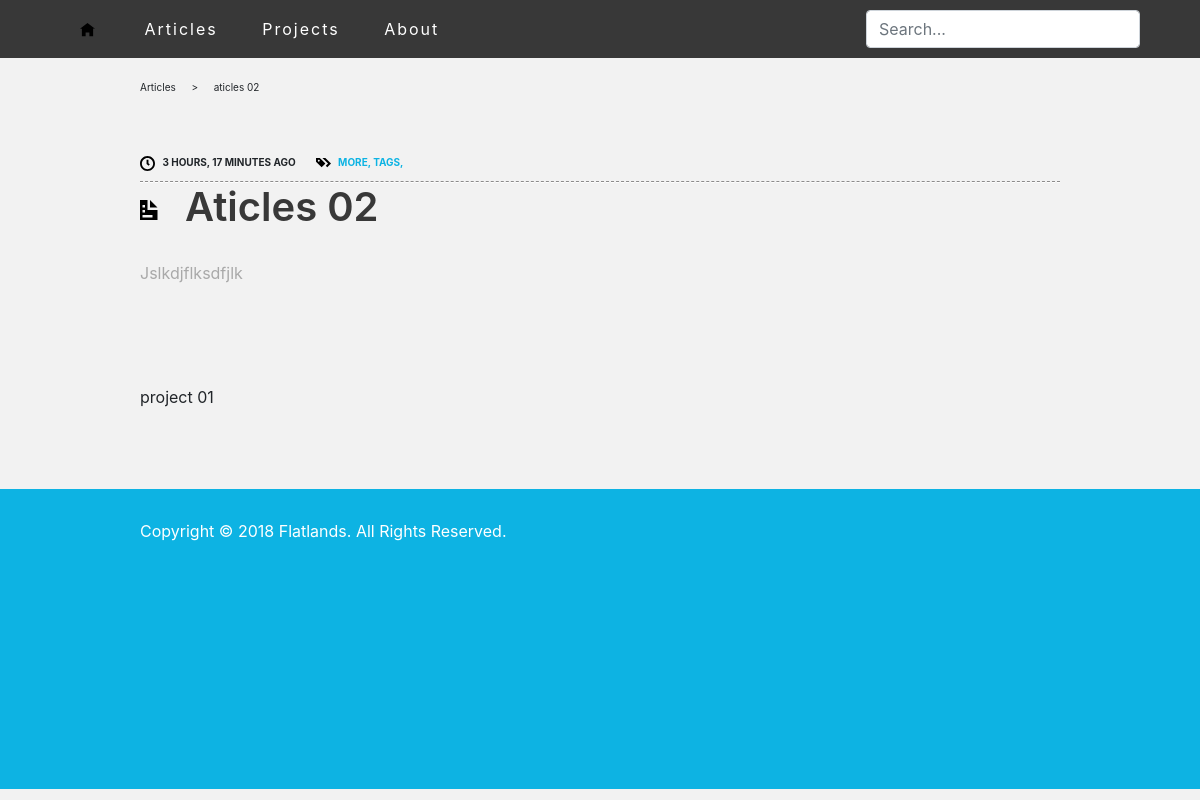
The app's page /articles/2/, older data.
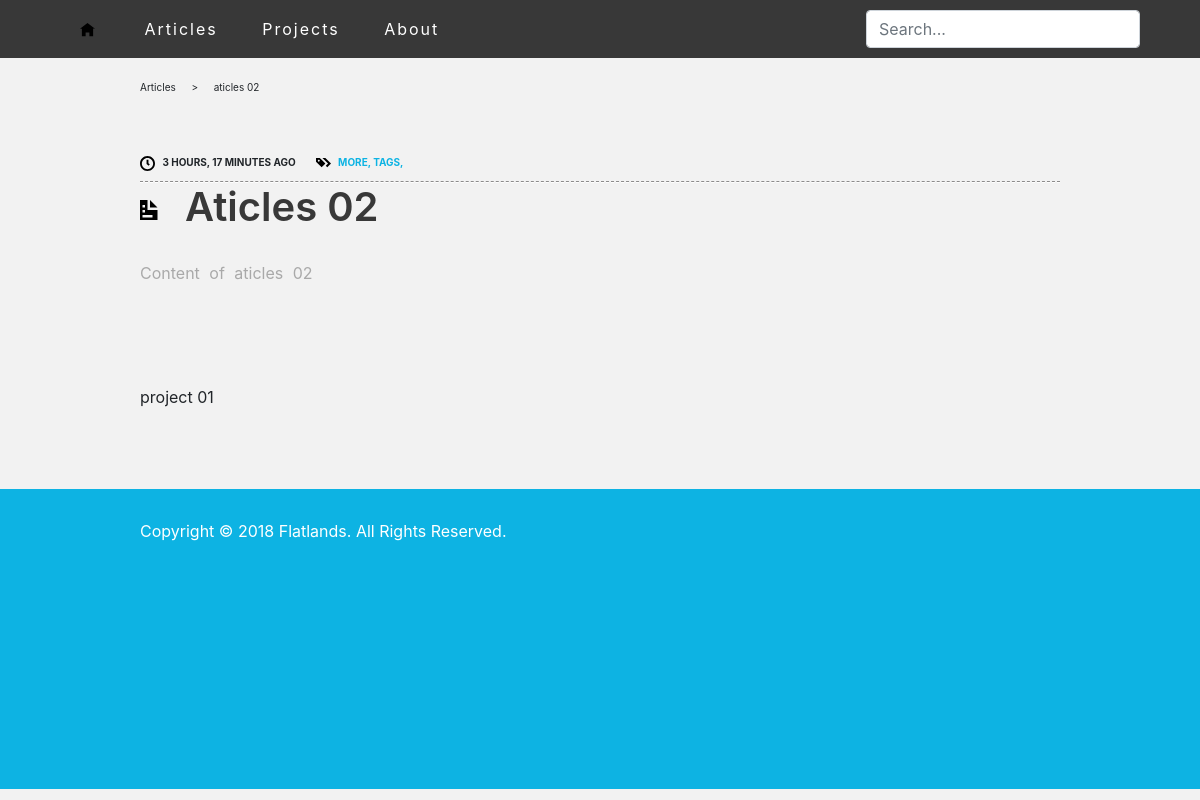
The same page, newer data.
### blog/models.py (models this page shows, shortened)
class Article(models.Model):
    name = models.CharField(max_length=200)
    content = models.CharField(max_length=5000)
    pub_date = models.DateTimeField('date published')
    tags = models.CharField(max_length=200)
    project = models.ForeignKey(Project, on_delete=models.CASCADE, null=True, blank=True)
    def tag_list(self):
        return str(self.tags).split(' ')

class Project(models.Model):
    name = models.CharField(max_length=200)
    pub_date = models.DateTimeField('date published')
    content = models.CharField(max_length=5000)
    tags = models.CharField(max_length=200)
    def __str__(self):
        return self.name

### blog/views.py (the view)
# urls.py: path('articles/<int:post_id>/', views.article, name='article'),
def article(request, post_id):
    post = get_object_or_404(Article, pk=post_id)
    return render(request, 'blog/post.html', {'post': post})

### blog/templates/blog/post.html
{% extends "blog/base.html" %}
{% load static %}
{% block content %}
<div id="breadcrumbs">
    Articles &emsp; > &emsp; {{post.name}}
</div>
<div class="bloglistpost">
        <div class="blogpostheader">
            <div class="bloglistpostdate">
                <img class="iconic-svg" src="{% static 'blog/svg/clock.svg' %}" alt="clock icon">
                {{post.pub_date|timesince|upper}} AGO
            </div>
            <div class="bloglistposttags">
                    <img class="iconic-svg" src="{% static 'blog/svg/tags.svg' %}" alt="tags icon">
                {% for tag in post.tag_list %}
                    <a href="">{{tag|upper}}, </a>
                {% endfor %}
            </div>
        </div>
        <div class="bloglistpostname display-4">
                <hr style="margin:0px;margin-top:5px;border-top: 1px dashed #8c8b8b;border-bottom: 1px dashed #fff;">
                <img class="iconic-svg-header" src="{% static 'blog/svg/document.svg' %}" alt="tags icon">&ensp;{{ post.name|title }}
        </div>
        <div class="bloglistpostcontent">
                {{ post.content|capfirst}}
            </div>
    </div>
    {{post.project}}
{% endblock %}

Row changes from the older to the newer data that the page shows:
changed Article "Aticles 02": content "Jslkdjflksdfjlk" → "Content of aticles 02"
